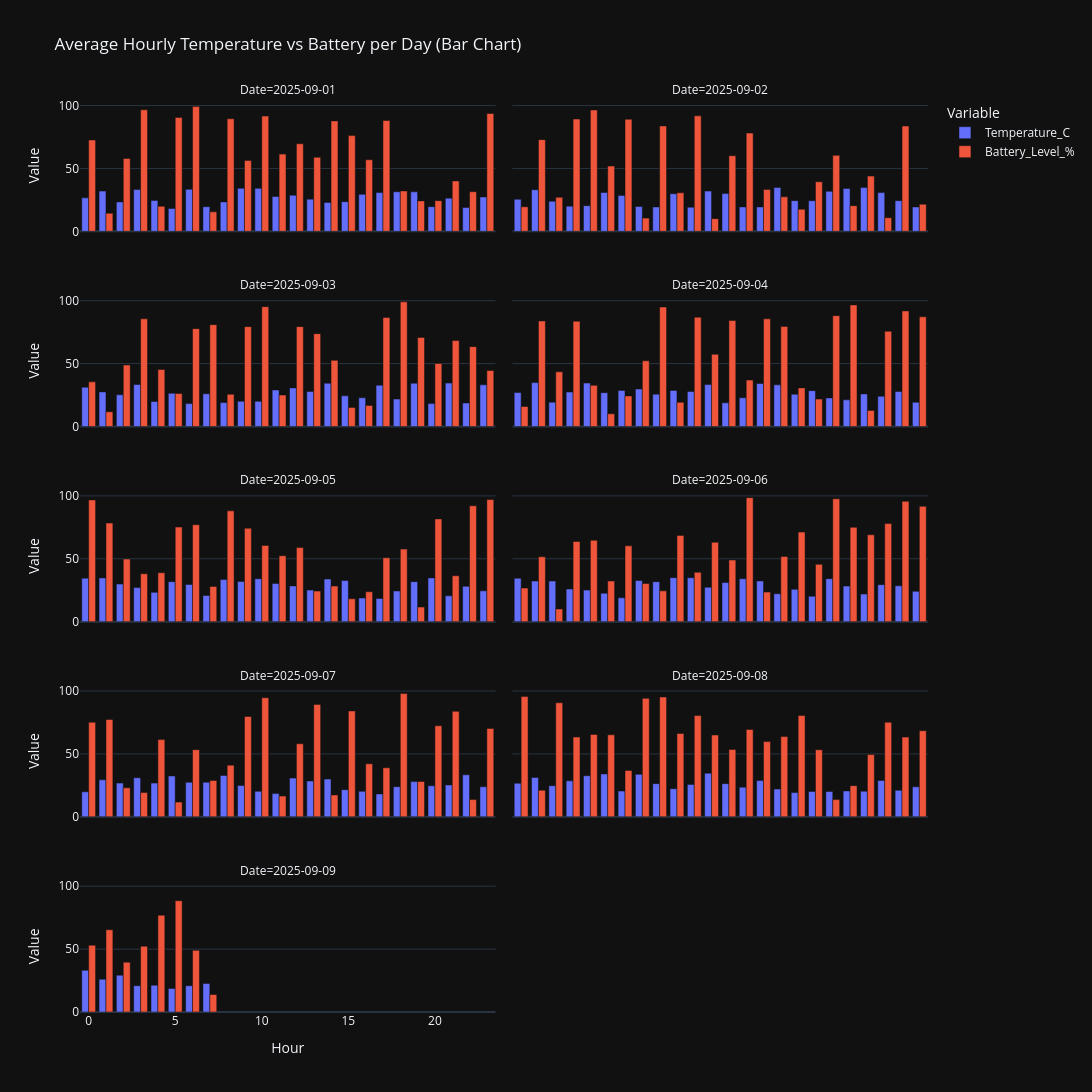

Write notebook code for a chart like this one.
### Code cell
# Splicing the Dataset = Environmental Conditions – Battery vs Temperature
hourly_temp_vs_bat = (iot_dataset.groupby(["Date", "Hour"])[["Temperature_C", "Battery_Level_%"]]
    .mean()
    .reset_index()
)

# Melt the dataframe so Temp & Battery appear as categories
melted = hourly_temp_vs_bat.melt(
    id_vars=["Date", "Hour"],
    value_vars=["Temperature_C", "Battery_Level_%"],
    var_name="Variable",
    value_name="Value"
)

# Plot as grouped bar chart
plot = px.bar(
    melted,
    x="Hour",
    y="Value",
    facet_col_wrap=2,
    color="Variable",
    barmode="group",
    facet_col="Date",        # one subplot per day
    title="Average Hourly Temperature vs Battery per Day (Bar Chart)"
)

plot.update_layout(
    width=1200,   # wider
    height=2000
)
plot.show()

### Figure 1 — Plotly figure (JSON) as saved in the notebook; plotly's stock layout.template omitted (floating-point values rounded to 4 significant figures)
{"data": [{"alignmentgroup": "True", "hovertemplate": "Variable=Temperature_C<br>Date=2025-09-01<br>Hour=%{x}<br>Value=%{y}<extra></extra>", "legendgroup": "Temperature_C", "marker": {"color": "#636efa", "pattern": {"shape": ""}}, "name": "Temperature_C", "offsetgroup": "Temperature_C", "orientation": "v", "showlegend": true, "textposition": "auto", "x": [0, 1, 2, 3, 4, 5, 6, 7, 8, 9, 10, 11, 12, 13, 14, 15, 16, 17, 18, 19, 20, 21, 22, 23], "xaxis": "x9", "y": [26.6, 32.0, 23.4, 33.2, 24.6, 18.2, 33.4, 19.6, 23.4, 34.2, 34.2, 27.7, 28.7, 25.6, 23.0, 23.6, 29.4, 30.8, 31.5, 31.4, 19.6, 26.4, 19.0, 27.3], "yaxis": "y9", "type": "bar"}, {"alignmentgroup": "True", "hovertemplate": "Variable=Temperature_C<br>Date=2025-09-02<br>Hour=%{x}<br>Value=%{y}<extra></extra>", "legendgroup": "Temperature_C", "marker": {"color": "#636efa", "pattern": {"shape": ""}}, "name": "Temperature_C", "offsetgroup": "Temperature_C", "orientation": "v", "showlegend": false, "textposition": "auto", "x": [0, 1, 2, 3, 4, 5, 6, 7, 8, 9, 10, 11, 12, 13, 14, 15, 16, 17, 18, 19, 20, 21, 22, 23], "xaxis": "x10", "y": [25.5, 33.1, 24.0, 20.0, 20.4, 30.9, 28.5, 19.7, 19.4, 29.9, 19.2, 32.0, 30.0, 19.4, 19.4, 34.8, 24.4, 24.3, 31.8, 34.1, 34.8, 30.8, 24.4, 19.4], "yaxis": "y10", "type": "bar"}, {"alignmentgroup": "True", "hovertemplate": "Variable=Temperature_C<br>Date=2025-09-03<br>Hour=%{x}<br>Value=%{y}<extra></extra>", "legendgroup": "Temperature_C", "marker": {"color": "#636efa", "pattern": {"shape": ""}}, "name": "Temperature_C", "offsetgroup": "Temperature_C", "orientation": "v", "showlegend": false, "textposition": "auto", "x": [0, 1, 2, 3, 4, 5, 6, 7, 8, 9, 10, 11, 12, 13, 14, 15, 16, 17, 18, 19, 20, 21, 22, 23], "xaxis": "x7", "y": [31.2, 27.5, 25.2, 33.4, 19.9, 26.4, 18.2, 26.0, 19.0, 20.0, 20.0, 29.0, 30.7, 27.9, 34.4, 24.4, 22.9, 32.8, 21.8, 34.4, 18.2, 34.5, 18.7, 33.1], "yaxis": "y7", "type": "bar"}, {"alignmentgroup": "True", "hovertemplate": "Variable=Temperature_C<br>Date=2025-09-04<br>Hour=%{x}<br>Value=%{y}<extra></extra>", "legendgroup": "Temperature_C", "marker": {"color": "#636efa", "pattern": {"shape": ""}}, "name": "Temperature_C", "offsetgroup": "Temperature_C", "orientation": "v", "showlegend": false, "textposition": "auto", "x": [0, 1, 2, 3, 4, 5, 6, 7, 8, 9, 10, 11, 12, 13, 14, 15, 16, 17, 18, 19, 20, 21, 22, 23], "xaxis": "x8", "y": [27.0, 34.9, 19.3, 27.4, 34.5, 26.9, 28.7, 29.8, 25.7, 28.7, 27.9, 33.3, 18.8, 22.8, 34.2, 33.1, 25.7, 28.5, 22.7, 21.2, 25.9, 24.0, 27.9, 19.3], "yaxis": "y8", "type": "bar"}, {"alignmentgroup": "True", "hovertemplate": "Variable=Temperature_C<br>Date=2025-09-05<br>Hour=%{x}<br>Value=%{y}<extra></extra>", "legendgroup": "Temperature_C", "marker": {"color": "#636efa", "pattern": {"shape": ""}}, "name": "Temperature_C", "offsetgroup": "Temperature_C", "orientation": "v", "showlegend": false, "textposition": "auto", "x": [0, 1, 2, 3, 4, 5, 6, 7, 8, 9, 10, 11, 12, 13, 14, 15, 16, 17, 18, 19, 20, 21, 22, 23], "xaxis": "x5", "y": [34.6, 34.8, 29.9, 27.1, 23.3, 31.8, 29.6, 20.8, 33.5, 32.0, 34.1, 30.3, 28.4, 25.1, 33.9, 32.7, 18.8, 18.4, 24.4, 31.8, 34.8, 20.6, 28.1, 24.5], "yaxis": "y5", "type": "bar"}, {"alignmentgroup": "True", "hovertemplate": "Variable=Temperature_C<br>Date=2025-09-06<br>Hour=%{x}<br>Value=%{y}<extra></extra>", "legendgroup": "Temperature_C", "marker": {"color": "#636efa", "pattern": {"shape": ""}}, "name": "Temperature_C", "offsetgroup": "Temperature_C", "orientation": "v", "showlegend": false, "textposition": "auto", "x": [0, 1, 2, 3, 4, 5, 6, 7, 8, 9, 10, 11, 12, 13, 14, 15, 16, 17, 18, 19, 20, 21, 22, 23], "xaxis": "x6", "y": [34.5, 32.3, 32.3, 26.0, 25.1, 22.6, 19.0, 32.7, 31.8, 35.0, 34.9, 27.4, 31.1, 34.1, 32.4, 22.2, 25.7, 20.2, 34.2, 28.3, 21.9, 29.4, 28.5, 24.1], "yaxis": "y6", "type": "bar"}, {"alignmentgroup": "True", "hovertemplate": "Variable=Temperature_C<br>Date=2025-09-07<br>Hour=%{x}<br>Value=%{y}<extra></extra>", "legendgroup": "Temperature_C", "marker": {"color": "#636efa", "pattern": {"shape": ""}}, "name": "Temperature_C", "offsetgroup": "Temperature_C", "orientation": "v", "showlegend": false, "textposition": "auto", "x": [0, 1, 2, 3, 4, 5, 6, 7, 8, 9, 10, 11, 12, 13, 14, 15, 16, 17, 18, 19, 20, 21, 22, 23], "xaxis": "x3", "y": [19.9, 29.4, 26.8, 31.1, 26.8, 32.5, 27.4, 27.5, 32.9, 24.9, 20.3, 18.5, 30.8, 28.5, 30.0, 21.6, 20.3, 18.2, 24.0, 28.0, 24.7, 25.4, 33.4, 23.9], "yaxis": "y3", "type": "bar"}, {"alignmentgroup": "True", "hovertemplate": "Variable=Temperature_C<br>Date=2025-09-08<br>Hour=%{x}<br>Value=%{y}<extra></extra>", "legendgroup": "Temperature_C", "marker": {"color": "#636efa", "pattern": {"shape": ""}}, "name": "Temperature_C", "offsetgroup": "Temperature_C", "orientation": "v", "showlegend": false, "textposition": "auto", "x": [0, 1, 2, 3, 4, 5, 6, 7, 8, 9, 10, 11, 12, 13, 14, 15, 16, 17, 18, 19, 20, 21, 22, 23], "xaxis": "x4", "y": [26.7, 31.3, 24.7, 28.6, 32.7, 34.1, 20.5, 33.8, 26.4, 22.4, 25.8, 34.7, 26.4, 23.6, 28.8, 22.1, 19.3, 20.2, 20.2, 20.6, 20.4, 28.9, 21.1, 23.9], "yaxis": "y4", "type": "bar"}, {"alignmentgroup": "True", "hovertemplate": "Variable=Temperature_C<br>Date=2025-09-09<br>Hour=%{x}<br>Value=%{y}<extra></extra>", "legendgroup": "Temperature_C", "marker": {"color": "#636efa", "pattern": {"shape": ""}}, "name": "Temperature_C", "offsetgroup": "Temperature_C", "orientation": "v", "showlegend": false, "textposition": "auto", "x": [0, 1, 2, 3, 4, 5, 6, 7], "xaxis": "x", "y": [33.2, 26.1, 29.3, 20.9, 21.3, 18.7, 20.9, 22.7], "yaxis": "y", "type": "bar"}, {"alignmentgroup": "True", "hovertemplate": "Variable=Battery_Level_%<br>Date=2025-09-01<br>Hour=%{x}<br>Value=%{y}<extra></extra>", "legendgroup": "Battery_Level_%", "marker": {"color": "#EF553B", "pattern": {"shape": ""}}, "name": "Battery_Level_%", "offsetgroup": "Battery_Level_%", "orientation": "v", "showlegend": true, "textposition": "auto", "x": [0, 1, 2, 3, 4, 5, 6, 7, 8, 9, 10, 11, 12, 13, 14, 15, 16, 17, 18, 19, 20, 21, 22, 23], "xaxis": "x9", "y": [72.6, 14.4, 57.9, 96.6, 19.9, 90.5, 99.2, 15.5, 89.5, 56.4, 91.6, 61.4, 69.6, 58.9, 87.8, 76.1, 56.9, 88.1, 32.1, 24.2, 24.4, 40.1, 31.5, 93.7], "yaxis": "y9", "type": "bar"}, {"alignmentgroup": "True", "hovertemplate": "Variable=Battery_Level_%<br>Date=2025-09-02<br>Hour=%{x}<br>Value=%{y}<extra></extra>", "legendgroup": "Battery_Level_%", "marker": {"color": "#EF553B", "pattern": {"shape": ""}}, "name": "Battery_Level_%", "offsetgroup": "Battery_Level_%", "orientation": "v", "showlegend": false, "textposition": "auto", "x": [0, 1, 2, 3, 4, 5, 6, 7, 8, 9, 10, 11, 12, 13, 14, 15, 16, 17, 18, 19, 20, 21, 22, 23], "xaxis": "x10", "y": [19.5, 72.9, 27.0, 89.3, 96.5, 51.9, 89.1, 10.5, 83.8, 30.6, 91.8, 10.1, 60.1, 78.1, 33.3, 27.4, 17.6, 39.4, 60.4, 20.4, 43.9, 10.8, 83.7, 21.6], "yaxis": "y10", "type": "bar"}, {"alignmentgroup": "True", "hovertemplate": "Variable=Battery_Level_%<br>Date=2025-09-03<br>Hour=%{x}<br>Value=%{y}<extra></extra>", "legendgroup": "Battery_Level_%", "marker": {"color": "#EF553B", "pattern": {"shape": ""}}, "name": "Battery_Level_%", "offsetgroup": "Battery_Level_%", "orientation": "v", "showlegend": false, "textposition": "auto", "x": [0, 1, 2, 3, 4, 5, 6, 7, 8, 9, 10, 11, 12, 13, 14, 15, 16, 17, 18, 19, 20, 21, 22, 23], "xaxis": "x7", "y": [35.5, 11.7, 48.9, 85.6, 45.3, 26.2, 77.8, 81.0, 25.6, 79.4, 95.3, 25.0, 79.4, 73.8, 52.6, 15.2, 16.7, 86.7, 99.1, 70.8, 50.1, 68.3, 63.5, 44.5], "yaxis": "y7", "type": "bar"}, {"alignmentgroup": "True", "hovertemplate": "Variable=Battery_Level_%<br>Date=2025-09-04<br>Hour=%{x}<br>Value=%{y}<extra></extra>", "legendgroup": "Battery_Level_%", "marker": {"color": "#EF553B", "pattern": {"shape": ""}}, "name": "Battery_Level_%", "offsetgroup": "Battery_Level_%", "orientation": "v", "showlegend": false, "textposition": "auto", "x": [0, 1, 2, 3, 4, 5, 6, 7, 8, 9, 10, 11, 12, 13, 14, 15, 16, 17, 18, 19, 20, 21, 22, 23], "xaxis": "x8", "y": [15.9, 83.9, 43.5, 83.7, 32.7, 10.1, 24.3, 52.2, 95.0, 19.2, 86.9, 57.4, 84.3, 36.9, 85.6, 79.6, 30.7, 21.8, 88.1, 96.7, 12.8, 75.8, 91.9, 87.2], "yaxis": "y8", "type": "bar"}, {"alignmentgroup": "True", "hovertemplate": "Variable=Battery_Level_%<br>Date=2025-09-05<br>Hour=%{x}<br>Value=%{y}<extra></extra>", "legendgroup": "Battery_Level_%", "marker": {"color": "#EF553B", "pattern": {"shape": ""}}, "name": "Battery_Level_%", "offsetgroup": "Battery_Level_%", "orientation": "v", "showlegend": false, "textposition": "auto", "x": [0, 1, 2, 3, 4, 5, 6, 7, 8, 9, 10, 11, 12, 13, 14, 15, 16, 17, 18, 19, 20, 21, 22, 23], "xaxis": "x5", "y": [96.8, 78.4, 49.8, 38.1, 38.9, 75.2, 77.1, 28.0, 88.1, 74.3, 60.6, 52.4, 58.9, 24.3, 28.3, 18.2, 23.8, 50.8, 57.7, 11.6, 81.7, 36.5, 92.1, 97.1], "yaxis": "y5", "type": "bar"}, {"alignmentgroup": "True", "hovertemplate": "Variable=Battery_Level_%<br>Date=2025-09-06<br>Hour=%{x}<br>Value=%{y}<extra></extra>", "legendgroup": "Battery_Level_%", "marker": {"color": "#EF553B", "pattern": {"shape": ""}}, "name": "Battery_Level_%", "offsetgroup": "Battery_Level_%", "orientation": "v", "showlegend": false, "textposition": "auto", "x": [0, 1, 2, 3, 4, 5, 6, 7, 8, 9, 10, 11, 12, 13, 14, 15, 16, 17, 18, 19, 20, 21, 22, 23], "xaxis": "x6", "y": [26.7, 51.6, 10.1, 63.8, 64.7, 32.3, 60.3, 30.3, 24.5, 68.6, 39.3, 63.1, 49.0, 98.6, 23.5, 51.8, 71.2, 45.6, 97.7, 75.0, 69.1, 78.1, 95.7, 91.7], "yaxis": "y6", "type": "bar"}, {"alignmentgroup": "True", "hovertemplate": "Variable=Battery_Level_%<br>Date=2025-09-07<br>Hour=%{x}<br>Value=%{y}<extra></extra>", "legendgroup": "Battery_Level_%", "marker": {"color": "#EF553B", "pattern": {"shape": ""}}, "name": "Battery_Level_%", "offsetgroup": "Battery_Level_%", "orientation": "v", "showlegend": false, "textposition": "auto", "x": [0, 1, 2, 3, 4, 5, 6, 7, 8, 9, 10, 11, 12, 13, 14, 15, 16, 17, 18, 19, 20, 21, 22, 23], "xaxis": "x3", "y": [75.2, 77.4, 23.1, 19.3, 61.4, 11.7, 53.4, 28.9, 41.1, 79.8, 94.7, 16.5, 58.1, 89.4, 17.4, 84.2, 42.2, 39.0, 98.0, 28.1, 72.4, 83.9, 13.7, 70.3], "yaxis": "y3", "type": "bar"}, {"alignmentgroup": "True", "hovertemplate": "Variable=Battery_Level_%<br>Date=2025-09-08<br>Hour=%{x}<br>Value=%{y}<extra></extra>", "legendgroup": "Battery_Level_%", "marker": {"color": "#EF553B", "pattern": {"shape": ""}}, "name": "Battery_Level_%", "offsetgroup": "Battery_Level_%", "orientation": "v", "showlegend": false, "textposition": "auto", "x": [0, 1, 2, 3, 4, 5, 6, 7, 8, 9, 10, 11, 12, 13, 14, 15, 16, 17, 18, 19, 20, 21, 22, 23], "xaxis": "x4", "y": [95.6, 21.2, 90.7, 63.5, 65.5, 65.2, 36.9, 94.2, 95.3, 66.3, 80.5, 65.1, 53.6, 69.5, 59.8, 63.8, 80.5, 53.3, 13.7, 24.8, 49.5, 75.2, 63.4, 68.5], "yaxis": "y4", "type": "bar"}, {"alignmentgroup": "True", "hovertemplate": "Variable=Battery_Level_%<br>Date=2025-09-09<br>Hour=%{x}<br>Value=%{y}<extra></extra>", "legendgroup": "Battery_Level_%", "marker": {"color": "#EF553B", "pattern": {"shape": ""}}, "name": "Battery_Level_%", "offsetgroup": "Battery_Level_%", "orientation": "v", "showlegend": false, "textposition": "auto", "x": [0, 1, 2, 3, 4, 5, 6, 7], "xaxis": "x", "y": [53.1, 65.4, 39.6, 52.3, 77.0, 88.5, 49.0, 13.9], "yaxis": "y", "type": "bar"}], "layout": {"xaxis": {"anchor": "y", "domain": [0.0, 0.49], "title": {"text": "Hour"}}, "yaxis": {"anchor": "x", "domain": [0.0, 0.144], "title": {"text": "Value"}}, "xaxis2": {"anchor": "y2", "domain": [0.51, 1.0], "matches": "x", "title": {"text": "Hour"}}, "yaxis2": {"anchor": "x2", "domain": [0.0, 0.144], "matches": "y", "showticklabels": false}, "xaxis3": {"anchor": "y3", "domain": [0.0, 0.49], "matches": "x", "showticklabels": false}, "yaxis3": {"anchor": "x3", "domain": [0.214, 0.358], "matches": "y", "title": {"text": "Value"}}, "xaxis4": {"anchor": "y4", "domain": [0.51, 1.0], "matches": "x", "showticklabels": false}, "yaxis4": {"anchor": "x4", "domain": [0.214, 0.358], "matches": "y", "showticklabels": false}, "xaxis5": {"anchor": "y5", "domain": [0.0, 0.49], "matches": "x", "showticklabels": false}, "yaxis5": {"anchor": "x5", "domain": [0.428, 0.572], "matches": "y", "title": {"text": "Value"}}, "xaxis6": {"anchor": "y6", "domain": [0.51, 1.0], "matches": "x", "showticklabels": false}, "yaxis6": {"anchor": "x6", "domain": [0.428, 0.572], "matches": "y", "showticklabels": false}, "xaxis7": {"anchor": "y7", "domain": [0.0, 0.49], "matches": "x", "showticklabels": false}, "yaxis7": {"anchor": "x7", "domain": [0.642, 0.786], "matches": "y", "title": {"text": "Value"}}, "xaxis8": {"anchor": "y8", "domain": [0.51, 1.0], "matches": "x", "showticklabels": false}, "yaxis8": {"anchor": "x8", "domain": [0.642, 0.786], "matches": "y", "showticklabels": false}, "xaxis9": {"anchor": "y9", "domain": [0.0, 0.49], "matches": "x", "showticklabels": false}, "yaxis9": {"anchor": "x9", "domain": [0.856, 1.0], "matches": "y", "title": {"text": "Value"}}, "xaxis10": {"anchor": "y10", "domain": [0.51, 1.0], "matches": "x", "showticklabels": false}, "yaxis10": {"anchor": "x10", "domain": [0.856, 1.0], "matches": "y", "showticklabels": false}, "annotations": [{"font": {}, "showarrow": false, "text": "Date=2025-09-09", "x": 0.245, "xanchor": "center", "xref": "paper", "y": 0.144, "yanchor": "bottom", "yref": "paper"}, {"font": {}, "showarrow": false, "text": "Date=2025-09-07", "x": 0.245, "xanchor": "center", "xref": "paper", "y": 0.358, "yanchor": "bottom", "yref": "paper"}, {"font": {}, "showarrow": false, "text": "Date=2025-09-08", "x": 0.755, "xanchor": "center", "xref": "paper", "y": 0.358, "yanchor": "bottom", "yref": "paper"}, {"font": {}, "showarrow": false, "text": "Date=2025-09-05", "x": 0.245, "xanchor": "center", "xref": "paper", "y": 0.572, "yanchor": "bottom", "yref": "paper"}, {"font": {}, "showarrow": false, "text": "Date=2025-09-06", "x": 0.755, "xanchor": "center", "xref": "paper", "y": 0.572, "yanchor": "bottom", "yref": "paper"}, {"font": {}, "showarrow": false, "text": "Date=2025-09-03", "x": 0.245, "xanchor": "center", "xref": "paper", "y": 0.786, "yanchor": "bottom", "yref": "paper"}, {"font": {}, "showarrow": false, "text": "Date=2025-09-04", "x": 0.755, "xanchor": "center", "xref": "paper", "y": 0.786, "yanchor": "bottom", "yref": "paper"}, {"font": {}, "showarrow": false, "text": "Date=2025-09-01", "x": 0.245, "xanchor": "center", "xref": "paper", "y": 1.0, "yanchor": "bottom", "yref": "paper"}, {"font": {}, "showarrow": false, "text": "Date=2025-09-02", "x": 0.755, "xanchor": "center", "xref": "paper", "y": 1.0, "yanchor": "bottom", "yref": "paper"}], "legend": {"title": {"text": "Variable"}, "tracegroupgap": 0}, "title": {"text": "Average Hourly Temperature vs Battery per Day (Bar Chart)"}, "barmode": "group", "width": 1200, "height": 2000}}
